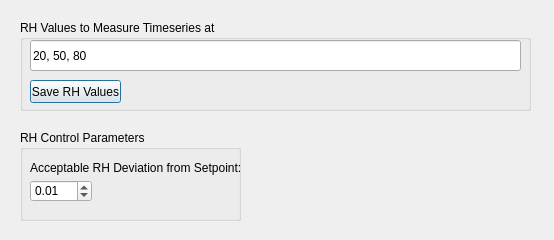
<?xml version="1.0" encoding="UTF-8"?>
<ui version="4.0">
 <class>LinkSettings</class>
 <widget class="QDialog" name="LinkSettings">
  <property name="geometry">
   <rect>
    <x>0</x>
    <y>0</y>
    <width>554</width>
    <height>240</height>
   </rect>
  </property>
  <property name="windowTitle">
   <string>Dialog</string>
  </property>
  <widget class="QGroupBox" name="groupBox">
   <property name="geometry">
    <rect>
     <x>20</x>
     <y>20</y>
     <width>511</width>
     <height>91</height>
    </rect>
   </property>
   <property name="title">
    <string>RH Values to Measure Timeseries at</string>
   </property>
   <widget class="QLineEdit" name="RHRangeEdt">
    <property name="geometry">
     <rect>
      <x>10</x>
      <y>20</y>
      <width>491</width>
      <height>31</height>
     </rect>
    </property>
    <property name="text">
     <string>20, 50, 80</string>
    </property>
   </widget>
   <widget class="QPushButton" name="SaveRHBtn">
    <property name="geometry">
     <rect>
      <x>10</x>
      <y>60</y>
      <width>91</width>
      <height>23</height>
     </rect>
    </property>
    <property name="text">
     <string>Save RH Values</string>
    </property>
   </widget>
  </widget>
  <widget class="QGroupBox" name="groupBox_2">
   <property name="geometry">
    <rect>
     <x>20</x>
     <y>130</y>
     <width>221</width>
     <height>91</height>
    </rect>
   </property>
   <property name="title">
    <string>RH Control Parameters</string>
   </property>
   <widget class="QDoubleSpinBox" name="SetpointTol">
    <property name="geometry">
     <rect>
      <x>10</x>
      <y>50</y>
      <width>62</width>
      <height>22</height>
     </rect>
    </property>
    <property name="maximum">
     <double>5.000000000000000</double>
    </property>
    <property name="singleStep">
     <double>0.010000000000000</double>
    </property>
    <property name="value">
     <double>0.010000000000000</double>
    </property>
   </widget>
   <widget class="QLabel" name="label">
    <property name="geometry">
     <rect>
      <x>10</x>
      <y>30</y>
      <width>211</width>
      <height>16</height>
     </rect>
    </property>
    <property name="text">
     <string>Acceptable RH Deviation from Setpoint:</string>
    </property>
   </widget>
  </widget>
 </widget>
 <resources/>
 <connections/>
</ui>
